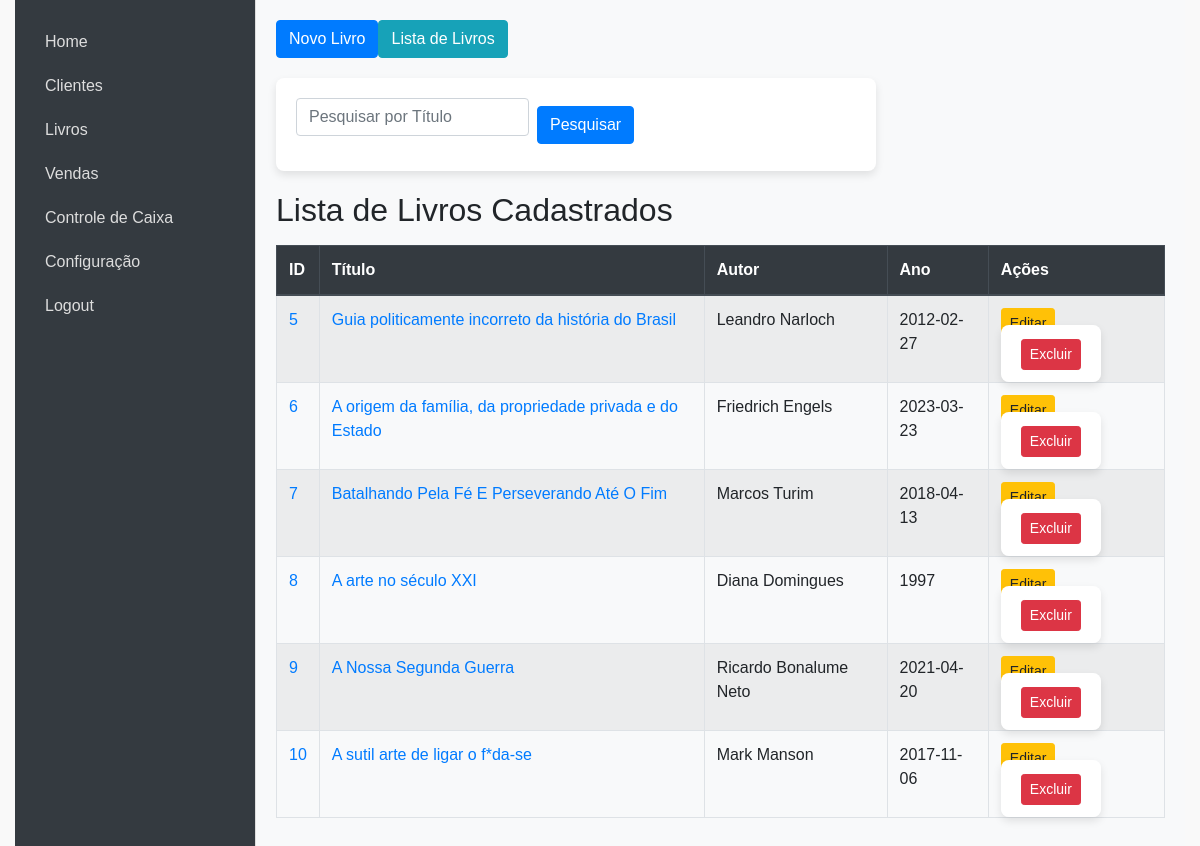
The page /livros (signed in) on the database as committed earlier.
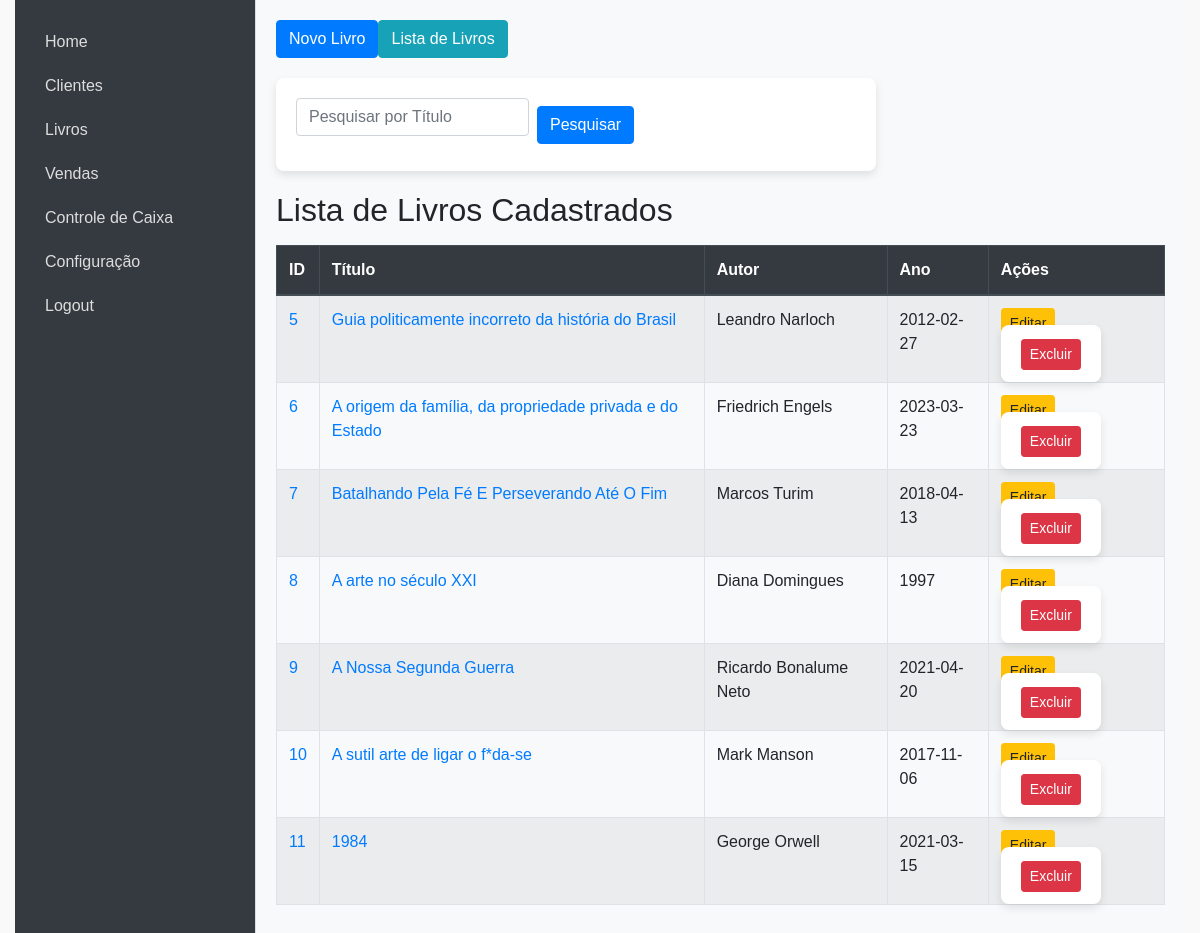
The same page on the database as committed later.
### models.py (models this page shows, shortened)
class Livro(db.Model):
    id = db.Column(db.Integer, primary_key=True)
    titulo = db.Column(db.String(100), nullable=False)
    autor = db.Column(db.String(100), nullable=False)
    editora = db.Column(db.String(100), nullable=False)
    idade_leitura = db.Column(db.String(100), nullable=False)
    isbn = db.Column(db.String(20), nullable=False)
    ano = db.Column(db.Integer, nullable=False)
    num_paginas = db.Column(db.Integer, nullable=False)
    valor = db.Column(db.Float, nullable=False)
    capa_livro = db.Column(db.String(200), nullable=True)
    estoque = db.Column(db.Integer, default=0)

### app.py (the view)
@app.route('/livros')
def livros():
    if 'username' not in session:
        return redirect(url_for('login'))
    livros = Livro.query.all()
    return render_template('livros.html', livros=livros)

### templates/livros.html (shortened to what this page needs)
{% extends "index.html" %}
{% block content %}
    <div class="top-menu mb-3 d-flex gap-2">
        <button class="btn btn-primary" onclick="window.location.href='{{ url_for('novo_livro') }}'">Novo Livro</button>
        <button class="btn btn-info" onclick="window.location.href='{{ url_for('livros') }}'">Lista de Livros</button>
    </div>
    <div id="pesquisarForm" class="hidden mb-3">
        <form action="{{ url_for('livros') }}" method="GET" class="form-inline">
            <input type="text" class="form-control mr-2" name="titulo" placeholder="Pesquisar por Título" value="{{ request.args.get('titulo', '') }}">
            <button type="submit" class="btn btn-primary">Pesquisar</button>
        </form>
    </div>
    <h2>Lista de Livros Cadastrados</h2>
    <table class="table table-striped table-bordered mt-3">
        <thead class="thead-dark">
            <tr>
                <th>ID</th>
                <th>Título</th>
                <th>Autor</th>
                <th>Ano</th>
                <th>Ações</th>
            </tr>
        </thead>
        <tbody>
            {% for livro in livros %}
            <tr>
                <td><a href="{{ url_for('visualizar_livro', id=livro.id) }}" target="_blank">{{ livro.id }}</a></td>
                <td><a href="{{ url_for('visualizar_livro', id=livro.id) }}" target="_blank">{{ livro.titulo }}</a></td>
                <td>{{ livro.autor }}</td>
                <td>{{ livro.ano }}</td>
                <td>
                    <a href="{{ url_for('editar_livro', id=livro.id) }}" class="btn btn-sm btn-warning">Editar</a>
                    <form action="{{ url_for('deletar_livro', id=livro.id) }}" method="POST" style="display:inline;">
                        <button type="submit" class="btn btn-sm btn-danger" onclick="return confirmarExclusao()">Excluir</button>
                    </form>
                </td>
            </tr>
            {% endfor %}
        </tbody>
    </table>
{% endblock %}

Rows that differ between the two databases and show on the page:
added Livro: id "11", titulo "1984", autor "George Orwell", ano "2021-03-15"
